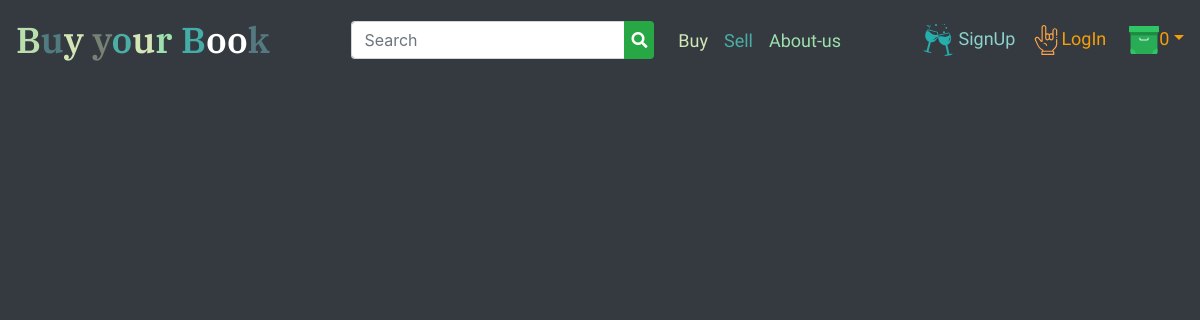
/product/branch/3, run on an earlier commit of the app's database.
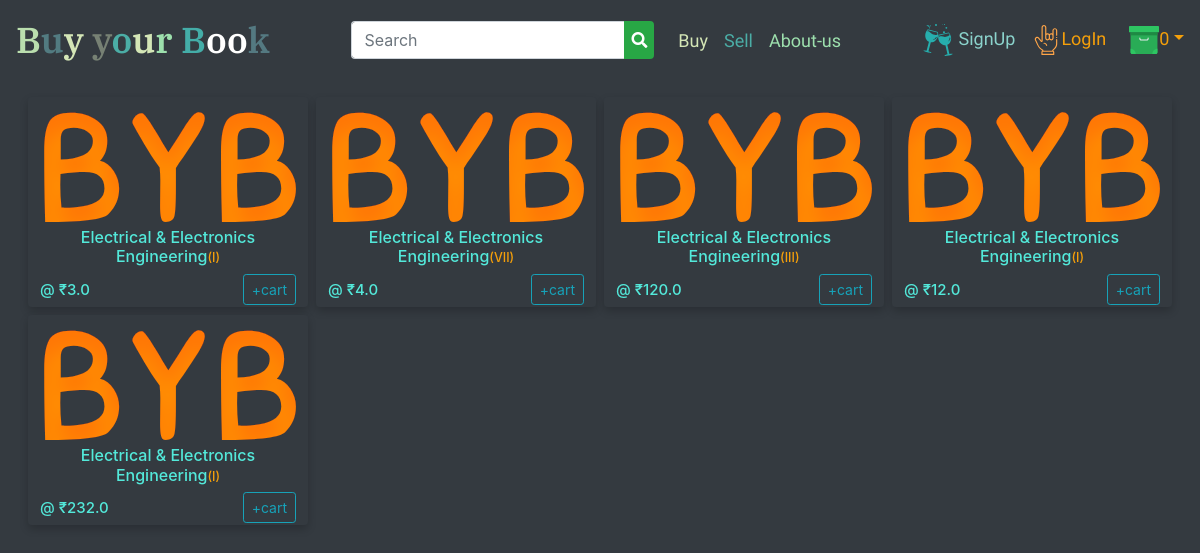
And on a later commit of the database.
### product/models.py (models this page shows, shortened)
class Product(models.Model):
    image_url = models.CharField(max_length=2000)
    image_url1 = models.CharField(max_length=2000, blank=True, null=True)
    image_url2= models.CharField(max_length=2000, blank=True, null=True)
    price = models.FloatField()
    price_toshow = models.FloatField(null=True, blank=True)
    stock = models.IntegerField()
    book_name = models.CharField(max_length=255)
    status_new = models.BooleanField(default=True)
    year_of_book = models.SmallIntegerField( choices=year_choices, default=current_year)
    semester = models.CharField(choices=sem_choice, default='I',max_length=11)
    branch = models.ForeignKey(branch, on_delete=models.CASCADE)
    description = models.CharField(max_length=1000, null=True, blank=True)

### theFirst/models.py (models this page shows)
class branch(models.Model):
    branches = models.CharField(max_length=100)
    def __str__(self):
        return self.branches

### theFirst/views.py (the view)
# urls.py: path('product/branch/<str:branch_id>',ProductFilteredListView.as_view(),name='filterd'),
class ProductFilteredListView(ListView):
    model = Product
    template_name = 'product/product_view.html'
    context_object_name = 'products'
    paginate_by = 20
    def get_queryset(self):
        id = get_object_or_404(branch, id=self.kwargs.get('branch_id'))
        return Product.objects.filter(branch_id=id).order_by('?')

### cart/context_processors.py (called while the page is built)
def number_of_item_in_cart(request):
    if request.user.is_authenticated:
        return {
            'items_inCart':OrderItem.objects.filter(user=request.user, is_ordered=False).count(),}
    else:
        return {'items_inCart':0,}

### templates/product/product_view.html (shortened to what this page needs)
{% extends 'base.html' %}
{% load static %}
{% block content %}
<div class="container-fluid" id="fluid">
<div class="row" id="row">
  {% for pro in products %}
  <div class="col-sm-3  col-6 product-Class">
    <div class="card h-100 rounded border-dark bg-dark text-center" style="border-bottom-width: 0px;">
      <img id="currentPhoto" src="{{pro.image_url}}" onerror="this.onerror = null; this.src='{% static 'images/byb.svg' %}'" class="card-img-top" alt="..." style="opacity: 1; object-fit: contain;">
          <h5 class="sameColor">{{pro.branch}}<span class="sem-ester" style="color: #F49F0A">({{pro.semester}})</span></h5>
          <div class="form-inline">
          <p class="sameColor">@ &#x20B9;{{pro.price}}</p>
          {% if pro.stock %}
                  {% if request.user.is_authenticated %}
                        {% if pro.id in cart_listId %}
                              <a id="cartBtn{{pro.id}}"  href="{% url 'cart:yo' %}"  class="btn btn-outline-info btn-sm"  style="margin-left:auto; z-index:2; position:relative;">Go to cart</a>
                            {% else %}
                            <a id="cartBtn{{pro.id}}" role= "button" onclick="onClicked_Add({{pro.id}})" class="btn btn-outline-info btn-sm"  style="margin-left:auto; z-index:2; position:relative;"> +cart</a>
                            {% endif %}
                    {% else %}
                      <a href="{% url 'users:login' %}" class="btn btn-outline-info btn-sm"  style="margin-left:auto; z-index:2; position:relative;"> +cart</a>
                      {% endif %}
            {% else %}
              <input href="#" id="cartBtn{{pro.id}}" type="button" disabled  class="btn btn-danger btn-sm" value="Sold" style="margin-left:auto; z-index:2; position:relative;">
          {% endif %}
      </div>
    </div>
  </div>
  {% endfor %}
</div>
</div>
{% endblock content %}

### templates/base.html (shortened to what this page needs)
<!DOCTYPE html>
{% load static %}
      <head>
          <link rel="stylesheet" href=" {% static 'css/bootstrap/bootstrap.min.css' %}">
          <link rel="stylesheet" href="https://cdnjs.cloudflare.com/ajax/libs/font-awesome/4.7.0/css/font-awesome.min.css">
          <link rel="stylesheet" href="https://use.fontawesome.com/releases/v5.6.3/css/all.css"/>
          <link rel="stylesheet"  type="text/css"  href="{% static  'css/base.css' %}"/>
      </head>
      <body>
      <div role="navigation" >
              <nav class="navbar navbar-expand-lg navbar-dark bg-dark fixed-top">
                  <a class="navbar-brand" id="logotext" href="{% url 'theFirst:index' %}"><span style="color: #badeae">B</span><span style="color: #527b81">u</span><span style="color:#d4e6b6 ">y</span> <span style="color:#778174">y</span><span style="color:#4bada6 ">o</span><span style="color: #d4e6b6">u</span><span style="color: #9de0ad">r</span> <span style="color: #44ada8"> B</span>oo<span style="color:#547981">k</span></a>
                  <form class="form-inline ml-auto my-2 my-lg-0" role="search", method="GET" action="{% url 'product:search_result' %}">
                      <input class="form-control mr-sm-2"  id="searchBox" name="searchBox"  placeholder="Search" aria-label="Search">
                      <button id="searchBtn" class="btn btn-outline-success search-button  my-1 my-sm-0" type="submit"><i class="fa fa-search" style="color: white"></i></button>
                        </form>
                        <div class="collapse navbar-collapse" id="navbarTogglerDemo02">
                            <ul class=" nav navbar-nav  mr-auto mt-2 mt-lg-0" style="margin-left: 3%" >
                              <li class="nav-item active nav-item dropdown" >
                                  <a class="nav-link " href="{% url 'product:products' %}" id="navbarDropdownBuyLink" role="button"  style="color: #d4e6b6">Buy<span class="sr-only">(current)</span></a>
                                  </li>
                                  <li class="nav-item active">
                                      <a class="nav-link active" href="{% url 'sellform' %}" title="hey!  You can sell old books too" style="color: #4bada6">Sell</a>
                                      </li>
                                  <li class="nav-item">
                                      <a class="nav-link active" href="{% url 'theFirst:aboutUs' %}" style="color:#9de0ad">About-us</a>
                                      </li>
                                    </ul>
                                    <ul class="nav navbar-nav navbar-right mt-2 mt-lg-0">
                                      {% if user.is_authenticated %}
                                        <li class="nav-item active" style="margin: auto"><a href="{% url 'users:profile' %}" style="  color: rgb(139, 211, 204); margin:8px"><span><img src="{% static 'images/cheers.svg' %}" height="30px" width="30px" alt=""> </span>{{user.get_username}}</a></li>
                                          <li class="nav-item active" style="margin: auto"><a href="{% url 'users:logout' %}" style="color: #F49F0A; ; margin: 8px">Logout<span><img src="{% static 'images/logout.svg' %}" height="20px" width="20px" alt=""></span></a></li>
                                        {% else %}
                                          <li class="nav-item active" style="margin: auto"><a href="{% url 'users:register'%}" style="  color: rgb(139, 211, 204); margin:8px"><span><img src="{% static 'images/cheers.svg' %}" height="32px" width="32px" alt=""> </span>SignUp</a></li>
                                          <li class="nav-item active" style="margin: auto"><a href="{% url 'users:login'%}" style="color: #F49F0A; ; margin: 8px"><span><img src="{% static 'images/signinIcon.svg' %}" height="30px" width="30px" alt=""></span>LogIn</a></li>
                                          {% endif %}
                                          <li class="nav-item active" style="margin: auto"><a href="{% url 'cart:yo' %}" style="text-decoration: none; margin-left: 15px; color:#F49F0A" class="dropdown-toggle" role="button"><img src="{% static 'images/cart.svg' %}" alt="" width="30px" height="30px"><span id="itemlen">{{items_inCart}}</span></a></li>
                                          </ul>
                                    </div>
                      </nav>
          </div>
          {% block content %} {% endblock content %}
  </body>
  </html>

### static/css/base.css (style rules this page uses)
#logotext { font-family: 'IBM Plex Serif', serif; font-size: 4.5vmin; font-weight: 600; font-style: italic bold; margin-right: 7%; }
#searchBox { margin-right: 0px !important; border-right: 0px; border-bottom-right-radius: 0px; border-top-right-radius: 0px; }
#navbarTogglerDemo02 ul>li { font-family: 'Merienda', cursive; font-style: bold; }
@media screen and (min-width: 900px) { #navbarTogglerDemo02 a { font-size: 18px; font-weight: 400; } }
@media screen and (min-width: 579px) { .search-button { padding-left: 0px; border-bottom:1px; border-top:1px; border-right: 1px; margin:0px; border-left: 0px; background-color: #28a745; padding:7px; border-top-left-radius: 0px; border-bottom-left-radius: 0px; } }

### templates/product/product_view.html (style rules this page uses)
body { background-color:#343a40; }
.product-Class .card { box-shadow: 0 4px 8px 0 rgba(0,0,0,0.2); transition: 0.3s; }
.sameColor { color: #53e9da; font-weight: 500; }
@media screen and (min-width: 901px) { body { padding-top:5%; } }
@media screen and (min-width: 901px) { .card { border-width: 12px; } }
@media screen and (min-width: 901px) { .product-Class { padding :0.25rem; } }
@media screen and (min-width: 901px) { #row { padding-left: 1.5rem; padding-right: 1.5rem; } }
@media screen and (min-width: 901px) { .product-Class h5 { font-size: 16px; } }
@media screen and (min-width: 901px) { .sem-ester { font-size: 12.5px; } }
@media screen and (min-width: 901px) { .sameColor { font-size: 15px; margin-bottom: 6px; margin-top: 6px; } }

What changed in the data, as far as the page shows it:
added Product: branch "Electrical & Electronics Engineering", semester "I", price "3.0", stock "+cart"
added Product: branch "Electrical & Electronics Engineering", semester "VII", price "4.0", stock "+cart"
added Product: branch "Electrical & Electronics Engineering", semester "III", price "120.0", stock "+cart"
added Product: branch "Electrical & Electronics Engineering", semester "I", price "12.0", stock "+cart"
added Product: branch "Electrical & Electronics Engineering", semester "I", price "232.0", stock "+cart"
